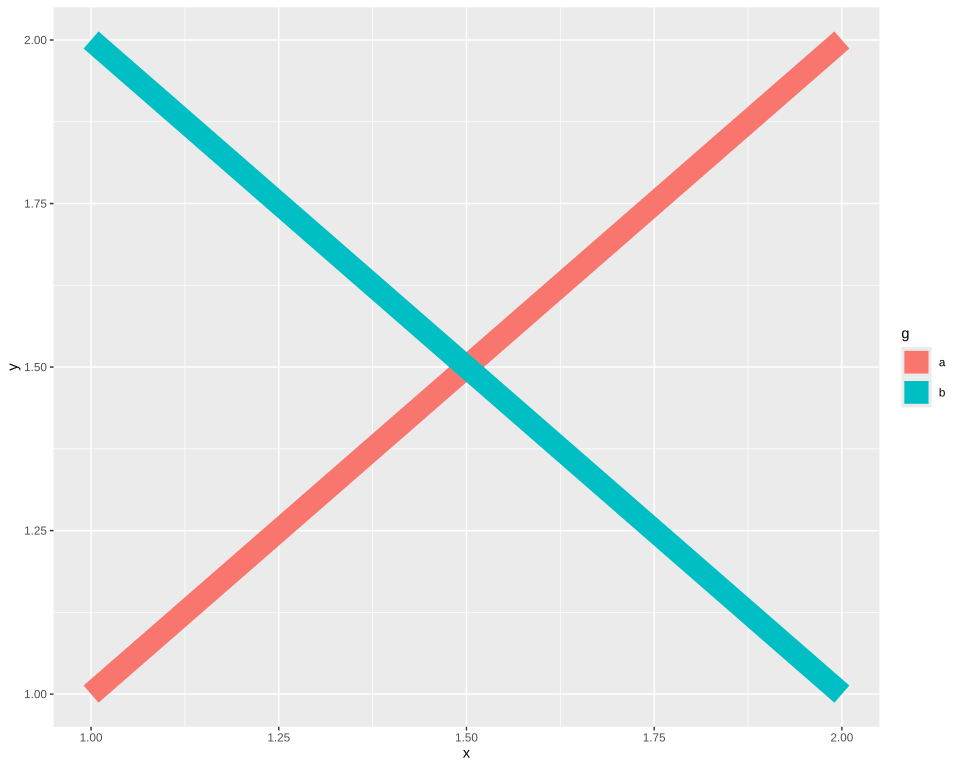

Write the R code that produced this figure.
# The plot test/golden/line_key_big.svg draws, drawn by ggplot2 itself, as ggplot2's own visual
# tests draw their snapshots: the independent check on that golden whenever it changes. The suite
# never runs this; it needs R, ggplot2 and vdiffr, saved as the Docker image giggly-r:ggplot2-4.0.3.
# From the repository's root:
#
#   docker run --rm -v "$PWD/test/golden":/golden:ro giggly-r:ggplot2-4.0.3 \
#     Rscript /golden/line_key_big.R > line_key_big.ggplot2.svg
#
# and compare the two drawings element by element, as test/golden/point.R describes.
#
# Two crossing lines coloured by group, 8 mm wide: each colour key is widened to the line, 22.68
# points square, as ggplot2's `set_key_size()` reads a path's width.
# First checked with ggplot2 4.0.3 and vdiffr 1.0.9: every element matches, the x axis drawn before
# the y as test/golden/point.R describes, and every clip path.

library(ggplot2)

data <- data.frame(x = c(1, 2, 1, 2), y = c(1, 2, 2, 1), g = c("a", "a", "b", "b"))
plot <- ggplot(data, aes(x, y, colour = g)) +
  geom_line(linewidth = 8) +
  theme_gray()

file <- tempfile(fileext = ".svg")
suppressWarnings(vdiffr::write_svg(plot, file))
cat(readLines(file), sep = "\n")
